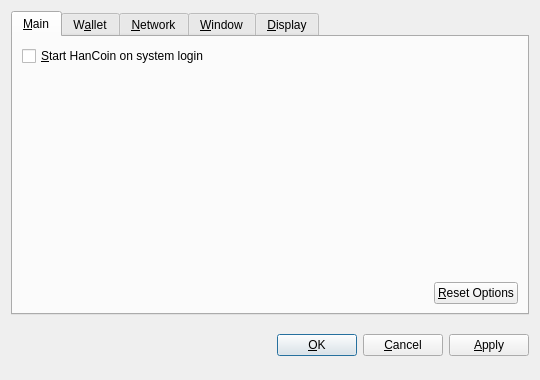
<?xml version="1.0" encoding="UTF-8"?>
<ui version="4.0">
 <class>OptionsDialog</class>
 <widget class="QDialog" name="OptionsDialog">
  <property name="geometry">
   <rect>
    <x>0</x>
    <y>0</y>
    <width>540</width>
    <height>380</height>
   </rect>
  </property>
  <property name="windowTitle">
   <string>Options</string>
  </property>
  <property name="modal">
   <bool>true</bool>
  </property>
  <layout class="QVBoxLayout" name="verticalLayout">
   <item>
    <widget class="QTabWidget" name="tabWidget">
     <property name="tabPosition">
      <enum>QTabWidget::North</enum>
     </property>
     <property name="currentIndex">
      <number>0</number>
     </property>
     <widget class="QWidget" name="tabMain">
      <attribute name="title">
       <string>&amp;Main</string>
      </attribute>
      <layout class="QVBoxLayout" name="verticalLayout_Main">
       <item>
        <widget class="QCheckBox" name="bitcoinAtStartup">
         <property name="toolTip">
          <string>Automatically start HanCoin after logging in to the system.</string>
         </property>
         <property name="text">
          <string>&amp;Start HanCoin on system login</string>
         </property>
        </widget>
       </item>
       <item>
        <spacer name="verticalSpacer_Main">
         <property name="orientation">
          <enum>Qt::Vertical</enum>
         </property>
         <property name="sizeHint" stdset="0">
          <size>
           <width>20</width>
           <height>40</height>
          </size>
         </property>
        </spacer>
       </item>
       <item>
        <layout class="QHBoxLayout" name="horizontalLayout_2_Main">
         <item>
          <spacer name="horizontalSpacer_2_Main">
           <property name="orientation">
            <enum>Qt::Horizontal</enum>
           </property>
           <property name="sizeHint" stdset="0">
            <size>
             <width>40</width>
             <height>20</height>
            </size>
           </property>
          </spacer>
         </item>
         <item>
          <widget class="QPushButton" name="resetButton">
           <property name="toolTip">
            <string>Reset all client options to default.</string>
           </property>
           <property name="text">
            <string>&amp;Reset Options</string>
           </property>
           <property name="autoDefault">
            <bool>false</bool>
           </property>
          </widget>
         </item>
        </layout>
       </item>
      </layout>
     </widget>
     <widget class="QWidget" name="tabWallet">
      <attribute name="title">
       <string>W&amp;allet</string>
      </attribute>
      <layout class="QVBoxLayout" name="verticalLayout_Network">
       <item>
        <widget class="QLabel" name="transactionFeeInfoLabel">
         <property name="text">
          <string>Optional transaction fee per kB that helps make sure your transactions are processed quickly. Most transactions are 1 kB.</string>
         </property>
         <property name="textFormat">
          <enum>Qt::PlainText</enum>
         </property>
         <property name="wordWrap">
          <bool>true</bool>
         </property>
        </widget>
       </item>
       <item>
        <layout class="QHBoxLayout" name="horizontalLayout_1_Main">
         <item>
          <widget class="QLabel" name="transactionFeeLabel">
           <property name="text">
            <string>Pay transaction &amp;fee</string>
           </property>
           <property name="textFormat">
            <enum>Qt::PlainText</enum>
           </property>
           <property name="buddy">
            <cstring>transactionFee</cstring>
           </property>
          </widget>
         </item>
         <item>
          <widget class="BitcoinAmountField" name="transactionFee"/>
         </item>
         <item>
          <spacer name="horizontalSpacer_1_Main">
           <property name="orientation">
            <enum>Qt::Horizontal</enum>
           </property>
           <property name="sizeHint" stdset="0">
            <size>
             <width>40</width>
             <height>20</height>
            </size>
           </property>
          </spacer>
         </item>
        </layout>
       </item>
       <item>
        <widget class="QLabel" name="label">
         <property name="text">
          <string>If you disable the spending of unconfirmed change, the change from a transaction cannot be used until that transaction has at least one confirmation. This also affects how your balance is computed.</string>
         </property>
         <property name="wordWrap">
          <bool>true</bool>
         </property>
        </widget>
       </item>
       <item>
        <widget class="QCheckBox" name="spendZeroConfChange">
         <property name="text">
          <string>Spend unconfirmed change  (experts only)</string>
         </property>
        </widget>
       </item>
       <item>
        <spacer name="verticalSpacer">
         <property name="orientation">
          <enum>Qt::Vertical</enum>
         </property>
         <property name="sizeHint" stdset="0">
          <size>
           <width>20</width>
           <height>40</height>
          </size>
         </property>
        </spacer>
       </item>
      </layout>
     </widget>
     <widget class="QWidget" name="tabNetwork">
      <attribute name="title">
       <string>&amp;Network</string>
      </attribute>
      <layout class="QVBoxLayout" name="verticalLayout_Network">
       <item>
        <widget class="QCheckBox" name="mapPortUpnp">
         <property name="toolTip">
          <string>Automatically open the HanCoin client port on the router. This only works when your router supports UPnP and it is enabled.</string>
         </property>
         <property name="text">
          <string>Map port using &amp;UPnP</string>
         </property>
        </widget>
       </item>
       <item>
        <widget class="QCheckBox" name="connectSocks">
         <property name="toolTip">
          <string>Connect to the HanCoin network through a SOCKS proxy (e.g. when connecting through Tor).</string>
         </property>
         <property name="text">
          <string>&amp;Connect through SOCKS proxy:</string>
         </property>
        </widget>
       </item>
       <item>
        <layout class="QHBoxLayout" name="horizontalLayout_Network">
         <item>
          <widget class="QLabel" name="proxyIpLabel">
           <property name="text">
            <string>Proxy &amp;IP:</string>
           </property>
           <property name="textFormat">
            <enum>Qt::PlainText</enum>
           </property>
           <property name="buddy">
            <cstring>proxyIp</cstring>
           </property>
          </widget>
         </item>
         <item>
          <widget class="QValidatedLineEdit" name="proxyIp">
           <property name="maximumSize">
            <size>
             <width>140</width>
             <height>16777215</height>
            </size>
           </property>
           <property name="toolTip">
            <string>IP address of the proxy (e.g. 127.0.0.1)</string>
           </property>
          </widget>
         </item>
         <item>
          <widget class="QLabel" name="proxyPortLabel">
           <property name="text">
            <string>&amp;Port:</string>
           </property>
           <property name="textFormat">
            <enum>Qt::PlainText</enum>
           </property>
           <property name="buddy">
            <cstring>proxyPort</cstring>
           </property>
          </widget>
         </item>
         <item>
          <widget class="QLineEdit" name="proxyPort">
           <property name="maximumSize">
            <size>
             <width>55</width>
             <height>16777215</height>
            </size>
           </property>
           <property name="toolTip">
            <string>Port of the proxy (e.g. 9050)</string>
           </property>
          </widget>
         </item>
         <item>
          <widget class="QLabel" name="socksVersionLabel">
           <property name="text">
            <string>SOCKS &amp;Version:</string>
           </property>
           <property name="textFormat">
            <enum>Qt::PlainText</enum>
           </property>
           <property name="buddy">
            <cstring>socksVersion</cstring>
           </property>
          </widget>
         </item>
         <item>
          <widget class="QValueComboBox" name="socksVersion">
           <property name="toolTip">
            <string>SOCKS version of the proxy (e.g. 5)</string>
           </property>
          </widget>
         </item>
         <item>
          <spacer name="horizontalSpacer_Network">
           <property name="orientation">
            <enum>Qt::Horizontal</enum>
           </property>
           <property name="sizeHint" stdset="0">
            <size>
             <width>40</width>
             <height>20</height>
            </size>
           </property>
          </spacer>
         </item>
        </layout>
       </item>
       <item>
        <spacer name="verticalSpacer_Network">
         <property name="orientation">
          <enum>Qt::Vertical</enum>
         </property>
         <property name="sizeHint" stdset="0">
          <size>
           <width>20</width>
           <height>40</height>
          </size>
         </property>
        </spacer>
       </item>
      </layout>
     </widget>
     <widget class="QWidget" name="tabWindow">
      <attribute name="title">
       <string>&amp;Window</string>
      </attribute>
      <layout class="QVBoxLayout" name="verticalLayout_Window">
       <item>
        <widget class="QCheckBox" name="minimizeToTray">
         <property name="toolTip">
          <string>Show only a tray icon after minimizing the window.</string>
         </property>
         <property name="text">
          <string>&amp;Minimize to the tray instead of the taskbar</string>
         </property>
        </widget>
       </item>
       <item>
        <widget class="QCheckBox" name="minimizeOnClose">
         <property name="toolTip">
          <string>Minimize instead of exit the application when the window is closed. When this option is enabled, the application will be closed only after selecting Quit in the menu.</string>
         </property>
         <property name="text">
          <string>M&amp;inimize on close</string>
         </property>
        </widget>
       </item>
       <item>
        <spacer name="verticalSpacer_Window">
         <property name="orientation">
          <enum>Qt::Vertical</enum>
         </property>
         <property name="sizeHint" stdset="0">
          <size>
           <width>20</width>
           <height>40</height>
          </size>
         </property>
        </spacer>
       </item>
      </layout>
     </widget>
     <widget class="QWidget" name="tabDisplay">
      <attribute name="title">
       <string>&amp;Display</string>
      </attribute>
      <layout class="QVBoxLayout" name="verticalLayout_Display">
       <item>
        <layout class="QHBoxLayout" name="horizontalLayout_1_Display">
         <item>
          <widget class="QLabel" name="langLabel">
           <property name="text">
            <string>User Interface &amp;language:</string>
           </property>
           <property name="textFormat">
            <enum>Qt::PlainText</enum>
           </property>
           <property name="buddy">
            <cstring>lang</cstring>
           </property>
          </widget>
         </item>
         <item>
          <widget class="QValueComboBox" name="lang">
           <property name="toolTip">
            <string>The user interface language can be set here. This setting will take effect after restarting HanCoin.</string>
           </property>
          </widget>
         </item>
        </layout>
       </item>
       <item>
        <layout class="QHBoxLayout" name="horizontalLayout_2_Display">
         <item>
          <widget class="QLabel" name="unitLabel">
           <property name="text">
            <string>&amp;Unit to show amounts in:</string>
           </property>
           <property name="textFormat">
            <enum>Qt::PlainText</enum>
           </property>
           <property name="buddy">
            <cstring>unit</cstring>
           </property>
          </widget>
         </item>
         <item>
          <widget class="QValueComboBox" name="unit">
           <property name="toolTip">
            <string>Choose the default subdivision unit to show in the interface and when sending coins.</string>
           </property>
          </widget>
         </item>
        </layout>
       </item>
       <item>
        <widget class="QCheckBox" name="displayAddresses">
         <property name="toolTip">
          <string>Whether to show HanCoin addresses in the transaction list or not.</string>
         </property>
         <property name="text">
          <string>&amp;Display addresses in transaction list</string>
         </property>
        </widget>
       </item>
       <item>
        <widget class="QCheckBox" name="coinControlFeatures">
         <property name="toolTip">
          <string>Whether to show coin control features or not.</string>
         </property>
         <property name="text">
          <string>Display coin &amp;control features (experts only!)</string>
         </property>
        </widget>
       </item>
       <item>
        <spacer name="verticalSpacer_Display">
         <property name="orientation">
          <enum>Qt::Vertical</enum>
         </property>
         <property name="sizeHint" stdset="0">
          <size>
           <width>20</width>
           <height>40</height>
          </size>
         </property>
        </spacer>
       </item>
      </layout>
     </widget>
    </widget>
   </item>
   <item>
    <layout class="QHBoxLayout" name="horizontalLayout_Buttons">
     <item>
      <spacer name="horizontalSpacer_1">
       <property name="orientation">
        <enum>Qt::Horizontal</enum>
       </property>
       <property name="sizeHint" stdset="0">
        <size>
         <width>40</width>
         <height>48</height>
        </size>
       </property>
      </spacer>
     </item>
     <item>
      <widget class="QLabel" name="statusLabel">
       <property name="font">
        <font>
         <weight>75</weight>
         <bold>true</bold>
        </font>
       </property>
       <property name="text">
        <string/>
       </property>
       <property name="textFormat">
        <enum>Qt::PlainText</enum>
       </property>
       <property name="wordWrap">
        <bool>true</bool>
       </property>
      </widget>
     </item>
     <item>
      <spacer name="horizontalSpacer_2">
       <property name="orientation">
        <enum>Qt::Horizontal</enum>
       </property>
       <property name="sizeHint" stdset="0">
        <size>
         <width>40</width>
         <height>48</height>
        </size>
       </property>
      </spacer>
     </item>
     <item>
      <widget class="QPushButton" name="okButton">
       <property name="text">
        <string>&amp;OK</string>
       </property>
      </widget>
     </item>
     <item>
      <widget class="QPushButton" name="cancelButton">
       <property name="text">
        <string>&amp;Cancel</string>
       </property>
       <property name="autoDefault">
        <bool>false</bool>
       </property>
      </widget>
     </item>
     <item>
      <widget class="QPushButton" name="applyButton">
       <property name="text">
        <string>&amp;Apply</string>
       </property>
       <property name="autoDefault">
        <bool>false</bool>
       </property>
      </widget>
     </item>
    </layout>
   </item>
  </layout>
 </widget>
 <customwidgets>
  <customwidget>
   <class>BitcoinAmountField</class>
   <extends>QSpinBox</extends>
   <header>bitcoinamountfield.h</header>
  </customwidget>
  <customwidget>
   <class>QValueComboBox</class>
   <extends>QComboBox</extends>
   <header>qvaluecombobox.h</header>
  </customwidget>
  <customwidget>
   <class>QValidatedLineEdit</class>
   <extends>QLineEdit</extends>
   <header>qvalidatedlineedit.h</header>
  </customwidget>
 </customwidgets>
 <resources/>
 <connections/>
</ui>
